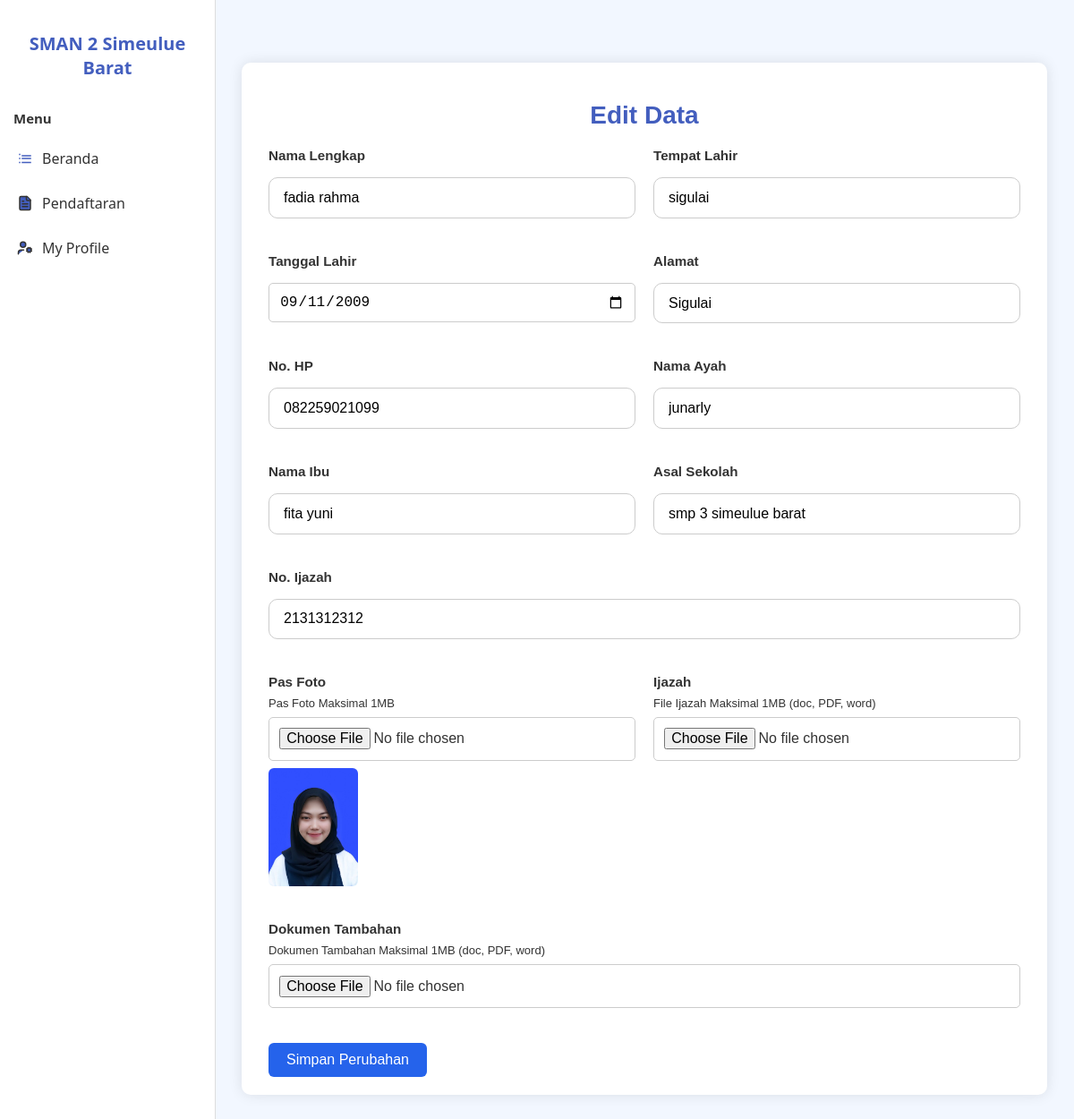
The page /dashboard/siswa/edit.php (signed in) on the database its author committed.
### tables this page shows
CREATE TABLE `pendaftaran_siswa` (
  `id_registration` int(11) NOT NULL,
  `code_registration` varchar(50) NOT NULL,
  `full_name` varchar(100) NOT NULL,
  `place_birthdate` varchar(50) NOT NULL,
  `birthdate` date NOT NULL,
  `address` varchar(255) NOT NULL,
  `numphone` varchar(20) NOT NULL,
  `father_name` varchar(100) NOT NULL,
  `mother_name` varchar(100) NOT NULL,
  `wali_name` varchar(100) NOT NULL,
  `nik` char(16) NOT NULL,
  `nisn` char(10) NOT NULL,
  `golongan_darah` enum('O','A','B','AB') NOT NULL,
  `asal_school` varchar(100) NOT NULL,
  `ijazah_number` varchar(45) NOT NULL,
  `pas_photo` varchar(255) NOT NULL,
  `ijasah_document` varchar(255) NOT NULL,
  `doc_tambahan` varchar(255) DEFAULT NULL,
  `sertifikat_divisi` varchar(255) DEFAULT NULL,
  `status` enum('pending','diterima','ditolak') NOT NULL DEFAULT 'pending',
  `tanggal_daftar` date NOT NULL DEFAULT curdate(),
  `casis_id_registration` int(11) NOT NULL,
  `id_divisi` int(11) DEFAULT NULL
);

### dashboard/siswa/edit.php (the view, shortened to what this page needs)
<?php
include '../../config/koneksi.php';
$userId = $_SESSION['user']['id'];
$query = "SELECT * FROM pendaftaran_siswa WHERE casis_id_registration = ?";
$stmt = $koneksi->prepare($query);
$stmt->bind_param("i", $userId);
$stmt->execute();
$result = $stmt->get_result();
$data = $result->fetch_assoc();
?>
<!DOCTYPE html>
<html lang="id">
<head>
    <link rel="stylesheet" href="../css/toast.css">
    <link rel="stylesheet" href="../css/dashboard.css"/>
    <link rel="stylesheet" href="../css/siswa.css"/>
</head>
<body>
<div class="dashboard-container">
  <?php include '../partials/sidebar.php'; ?>
  <main class="content">
    <div class="form-container">
      <h2>Edit Data</h2>
      <form action="" method="post" enctype="multipart/form-data">
        <div class="form-row">
          <div class="form-group">
            <label for="full_name">Nama Lengkap</label>
            <input type="text" name="full_name" value="<?= htmlspecialchars($data['full_name']) ?>">
          </div>
          <div class="form-group">
            <label for="place_birthdate">Tempat Lahir</label>
            <input type="text" name="place_birthdate" value="<?= htmlspecialchars($data['place_birthdate']) ?>">
          </div>
        </div>
        <div class="form-row">
          <div class="form-group">
            <label for="birthdate">Tanggal Lahir</label>
            <input type="date" name="birthdate" value="<?= htmlspecialchars($data['birthdate']) ?>">
          </div>
          <div class="form-group">
            <label for="address">Alamat</label>
            <input type="text" name="address" value="<?= htmlspecialchars($data['address']) ?>">
          </div>
        </div>
        <div class="form-row">
          <div class="form-group">
            <label for="numphone">No. HP</label>
            <input type="text" name="numphone" value="<?= htmlspecialchars($data['numphone']) ?>">
          </div>
          <div class="form-group">
            <label for="father_name">Nama Ayah</label>
            <input type="text" name="father_name" value="<?= htmlspecialchars($data['father_name']) ?>">
          </div>
        </div>
        <div class="form-row">
          <div class="form-group">
            <label for="mother_name">Nama Ibu</label>
            <input type="text" name="mother_name" value="<?= htmlspecialchars($data['mother_name']) ?>">
          </div>
          <div class="form-group">
            <label for="asal_school">Asal Sekolah</label>
            <input type="text" name="asal_school" value="<?= htmlspecialchars($data['asal_school']) ?>">
          </div>
        </div>
        <div class="form-row">
          <div class="form-group">
            <label for="ijazah_number">No. Ijazah</label>
            <input type="text" name="ijazah_number" value="<?= htmlspecialchars($data['ijazah_number']) ?>">
          </div>
        </div>
        <div class="form-row">
          <div class="form-group">
            <label for="pas_photo">Pas Foto</label>
            <span class="title-maks">Pas Foto Maksimal 1MB</span>
            <input type="file" name="pas_photo" accept="image/*">
            <?php if ($data['pas_photo']): ?>
              <img src="../../uploads/<?= htmlspecialchars($data['pas_photo']) ?>" class="img-preview">
            <?php endif; ?>
          </div>
          <div class="form-group">
            <label for="ijasah_document">Ijazah</label>
            <span class="title-maks">File Ijazah Maksimal 1MB (doc, PDF, word)</span>
            <input type="file" name="ijasah_document" accept="application/pdf">
          </div>
        </div>
        <div class="form-row">
          <div class="form-group">
            <label for="doc_tambahan">Dokumen Tambahan</label>
            <span class="title-maks">Dokumen Tambahan Maksimal 1MB (doc, PDF, word)</span>
            <input type="file" name="doc_tambahan" accept="application/pdf">
          </div>
        </div>
        <div class="form-submit">
          <button type="submit">Simpan Perubahan</button>
        </div>
      </form>
    </div>
  </main>
</div>
</body>
</html>

### dashboard/css/dashboard.css (style rules this page uses)
:root { --primary: #435ebe; --light-bg: #f2f7ff; --white: #fff; --text-dark: #333; --bg-gray-light: #dedede; --hover-bg: #e0e7ff; --danger: #e74c3c; }
body { margin: 0; font-family: "Segoe UI", sans-serif; background-color: var(--light-bg); color: var(--text-dark); }
.dashboard-container { display: flex; min-height: 100vh; }
.content { margin-left: 240px; padding: 30px; flex-grow: 1; background-color: var(--light-bg); }
.form-container { margin: 3rem auto; background-color: var(--white); padding: 2.5rem; border-radius: 16px; box-shadow: 0 4px 12px rgba(0, 0, 0, 0.08); }
.form-container h2 { margin-bottom: 2rem; color: var(--primary); font-size: 1.75rem; text-align: center; }
.form-group { margin-bottom: 1.5rem; display: flex; flex-direction: column; }
.form-group label { font-weight: 600; margin-bottom: 0.5rem; color: var(--text-dark); font-size: 0.95rem; }
.form-group input[type="text"], .form-group input[type="number"], .form-group input[type="email"] { padding: 0.8rem 1rem; border: 1px solid #ccc; border-radius: 10px; font-size: 1rem; transition: all 0.3s ease; background-color: #fff; }

### dashboard/css/siswa.css (style rules this page uses)
.form-container { margin: 40px auto; background: #fff; padding: 20px 30px; border-radius: 10px; box-shadow: 0 0 15px rgba(0, 0, 0, 0.1); font-family: sans-serif; }
.form-container h2 { margin-bottom: 20px; text-align: center; }
.form-row { display: flex; gap: 20px; margin-bottom: 15px; }
.form-group { flex: 1; display: flex; flex-direction: column; }
label { margin-bottom: 5px; font-weight: 600; }
input, textarea, select { padding: 8px; border: 1px solid #ccc; border-radius: 6px; }
.form-submit { text-align: left; }
button { padding: 10px 20px; background-color: #2563eb; color: #fff; border: none; border-radius: 6px; cursor: pointer; font-size: 16px; }
input[type="text"], input[type="date"], input[type="file"] { padding: 0.7rem; margin-top: 0.5rem; border-radius: 5px; border: 1px solid #ccc; font-size: 1rem; }
.img-preview { margin-top: 0.5rem; max-width: 100px; border-radius: 6px; }

### dashboard/siswa/edit.php (style rules this page uses)
.title-maks { font-size: 13px; }

### rows shown on the page
pendaftaran_siswa: full_name "fadia rahma", place_birthdate "sigulai", birthdate "09/11/2009", address "Sigulai", numphone "082259021099", father_name "junarly", mother_name "fita yuni", asal_school "smp 3 simeulue barat", ijazah_number "2131312312", pas_photo (picture)
